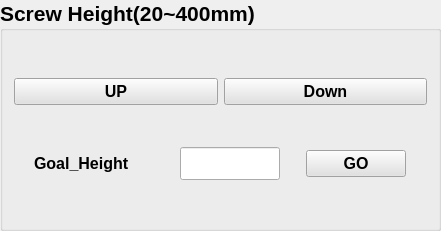
      <widget class="QGroupBox" name="groupBox">
       <property name="geometry">
        <rect>
         <x>620</x>
         <y>10</y>
         <width>441</width>
         <height>231</height>
        </rect>
       </property>
       <property name="font">
        <font>
         <pointsize>16</pointsize>
         <weight>75</weight>
         <bold>true</bold>
        </font>
       </property>
       <property name="title">
        <string>Screw Height(20~400mm)</string>
       </property>
       <layout class="QVBoxLayout" name="verticalLayout">
        <item>
         <layout class="QHBoxLayout" name="horizontalLayout">
          <item>
           <widget class="QPushButton" name="Screw_btn_Up">
            <property name="font">
             <font>
              <pointsize>12</pointsize>
              <weight>75</weight>
              <bold>true</bold>
             </font>
            </property>
            <property name="styleSheet">
             <string notr="true">background-color: rgb(225, 225, 225);</string>
            </property>
            <property name="text">
             <string>UP</string>
            </property>
           </widget>
          </item>
          <item>
           <widget class="QPushButton" name="Screw_btn_Down">
            <property name="font">
             <font>
              <pointsize>12</pointsize>
              <weight>75</weight>
              <bold>true</bold>
             </font>
            </property>
            <property name="styleSheet">
             <string notr="true">background-color: rgb(225, 225, 225);</string>
            </property>
            <property name="text">
             <string>Down</string>
            </property>
           </widget>
          </item>
         </layout>
        </item>
        <item>
         <layout class="QHBoxLayout" name="horizontalLayout_2">
          <item>
           <widget class="QLabel" name="Screw_label_Height">
            <property name="maximumSize">
             <size>
              <width>120</width>
              <height>16777215</height>
             </size>
            </property>
            <property name="font">
             <font>
              <pointsize>12</pointsize>
              <weight>75</weight>
              <bold>true</bold>
             </font>
            </property>
            <property name="text">
             <string>Goal_Height</string>
            </property>
           </widget>
          </item>
          <item>
           <widget class="QLineEdit" name="Screw_lineEdit_Height">
            <property name="maximumSize">
             <size>
              <width>100</width>
              <height>16777215</height>
             </size>
            </property>
           </widget>
          </item>
          <item>
           <widget class="QPushButton" name="Screw_btn_Go">
            <property name="maximumSize">
             <size>
              <width>100</width>
              <height>16777215</height>
             </size>
            </property>
            <property name="font">
             <font>
              <pointsize>12</pointsize>
              <weight>75</weight>
              <bold>true</bold>
             </font>
            </property>
            <property name="styleSheet">
             <string notr="true">background-color: rgb(225, 225, 225);</string>
            </property>
            <property name="text">
             <string>GO</string>
            </property>
           </widget>
          </item>
         </layout>
        </item>
       </layout>
      </widget>
